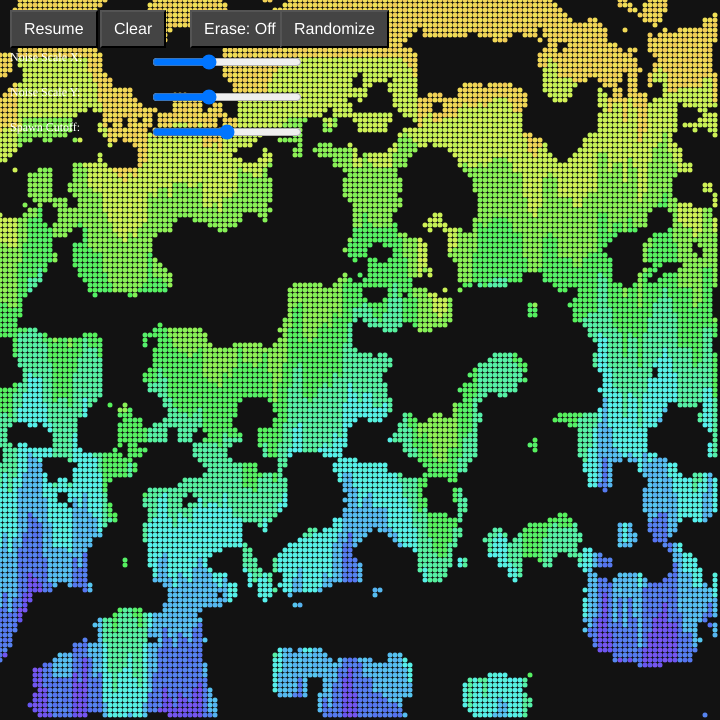
Frame 1 (no input)
Frame 60 (no input): identical to frame 1, image omitted
Frame 120 (the mouse pressed at the canvas centre since frame 60): identical to frame 1, image omitted

The p5.js sketch that drew this single still picture (run headless with seeded random() and noise() and a simulated clock; from frame 60 on, the mouse is pressed at the canvas centre):

// p5.js sketch
// ── sketch.js
let grid;
let stepSize = 1;
let paused = true; // start paused
let res = 5;
let pauseButton, clearButton;
let eraseButton;
let eraseMode = false;
let sliderScaleX, sliderScaleY, sliderCutoff;

class Grid {
  constructor(_res) {
    this.res = _res;
    this.w = Math.floor(width / this.res);
    this.h = Math.floor(height / this.res);
    this.cells = Array.from({ length: this.w }, () => Array(this.h).fill(false));
  }

  clear() {
    this.cells = Array.from({ length: this.w }, () => Array(this.h).fill(false));
  }

  randomize(scaleX = 0.08, scaleY = 0.08, cutoff = 0.5) {
    // use Perlin noise for natural clumping and voids
    for (let i = 0; i < this.w; i++) {
      for (let j = 0; j < this.h; j++) {
        const noiseVal = noise(i * scaleX, j * scaleY);
        this.cells[i][j] = noiseVal < cutoff;
      }
    }
  }

  createParticle(x, y) {
    const i = Math.floor(x / this.res);
    const j = Math.floor(y / this.res);
    if (i >= 0 && i < this.w && j >= 0 && j < this.h) this.cells[i][j] = true;
  }

  removeParticle(x, y) {
    const i = Math.floor(x / this.res);
    const j = Math.floor(y / this.res);
    if (i >= 0 && i < this.w && j >= 0 && j < this.h) this.cells[i][j] = false;
  }

  update(step) {
    const newCells = Array.from({ length: this.w }, () => Array(this.h).fill(false));
    // ground
    for (let i = 0; i < this.w; i++) {
      newCells[i][this.h - 1] = true;
    }
    for (let j = 0; j < this.h - 1; j++) {
      for (let i = 0; i < this.w; i++) {
        if (this.cells[i][j]) {
          // if space below is free, fall straight down
          if (!this.cells[i][j + 1]) {
            newCells[i][j + 1] = true;
          } else {
            // try down-left / down-right if available
            const leftAvailable = i > 0 && !this.cells[i - 1][j + 1];
            const rightAvailable = i < this.w - 1 && !this.cells[i + 1][j + 1];

            if (leftAvailable && rightAvailable) {
              if (Math.random() < 0.5) newCells[i - 1][j + 1] = true;
              else newCells[i + 1][j + 1] = true;
            } else if (leftAvailable) {
              newCells[i - 1][j + 1] = true;
            } else if (rightAvailable) {
              newCells[i + 1][j + 1] = true;
            } else {
              // nowhere to go, stay
              newCells[i][j] = true;
            }
          }
        }
      }
    }

    this.cells = newCells;
  }

  draw() {
    // compute pressure per column as we sweep top->bottom
    const colCounts = Array(this.w).fill(0);
    strokeWeight(this.res);

    for (let j = 0; j < this.h; j++) {
      for (let i = 0; i < this.w; i++) {
        if (this.cells[i][j]) {
          const pressure = colCounts[i]; // number of particles above
          const pNorm = this.h > 1 ? pressure / (this.h - 1) : 0;
          // HSL: keep saturation and lightness fixed, vary hue in discrete layers (avoid red)
          const layers = 12; // number of colored layers
          const layer = Math.min(layers - 1, Math.floor(pNorm * layers));
          const hueStep = 300 / layers; // span 50-350 to avoid red (0-15)
          const jitter = ((i * 97 + j * 131) % 9) - 4; // small deterministic jitter
          const baseHue = 50; // start at yellow-green, avoid red
          const h = Math.round(baseHue + layer * hueStep + jitter); // no wrap, stays in 50-350 range
          const s = 84; // fixed saturation for aesthetic
          const l = 64; // brighter lightness for dark background
          stroke(`hsl(${h}, ${s}%, ${l}%)`);
          point(i * this.res, j * this.res);
          colCounts[i]++;
        }
      }
    }
  }
}

function setup() {
  createCanvas(720, 720);
  pixelDensity(1);
  grid = new Grid(res);
  // mobile-friendly controls
  pauseButton = createButton('Pause');
  pauseButton.mousePressed(() => {
    paused = !paused;
    pauseButton.html(paused ? 'Resume' : 'Pause');
  });
  pauseButton.style('font-size', '16px');
  pauseButton.style('padding', '8px 12px');
  pauseButton.position(10, 10);

  clearButton = createButton('Clear');
  clearButton.mousePressed(() => grid.clear());
  clearButton.style('font-size', '16px');
  clearButton.style('padding', '8px 12px');
  clearButton.position(100, 10);
  clearButton.style('color', '#fff');
  clearButton.style('background-color', '#444');
  // erase toggle for mobile/desktop
  eraseButton = createButton('Erase: Off');
  eraseButton.mousePressed(() => {
    eraseMode = !eraseMode;
    eraseButton.html(eraseMode ? 'Erase: On' : 'Erase: Off');
  });
  eraseButton.style('font-size', '16px');
  eraseButton.style('padding', '8px 12px');
  eraseButton.position(190, 10);
  eraseButton.style('color', '#fff');
  eraseButton.style('background-color', '#444');

  // randomize button
  const randomButton = createButton('Randomize');
  randomButton.mousePressed(() => {
    grid.randomize(sliderScaleX.value(), sliderScaleY.value(), sliderCutoff.value());
  });
  randomButton.style('font-size', '16px');
  randomButton.style('padding', '8px 12px');
  randomButton.position(280, 10);
  randomButton.style('color', '#fff');
  randomButton.style('background-color', '#444');

  // style pause button for dark background
  pauseButton.style('color', '#fff');
  pauseButton.style('background-color', '#444');
  pauseButton.html('Resume'); // reflect initial paused state

  // sliders for noise parameters
  createDiv('Noise Scale X:').position(10, 50).style('color', '#fff').style('font-size', '12px');
  sliderScaleX = createSlider(0.01, 0.2, 0.08, 0.01);
  sliderScaleX.position(150, 52).style('width', '150px');

  createDiv('Noise Scale Y:').position(10, 85).style('color', '#fff').style('font-size', '12px');
  sliderScaleY = createSlider(0.01, 0.2, 0.08, 0.01);
  sliderScaleY.position(150, 87).style('width', '150px');

  createDiv('Spawn Cutoff:').position(10, 120).style('color', '#fff').style('font-size', '12px');
  sliderCutoff = createSlider(0, 1, 0.5, 0.01);
  sliderCutoff.position(150, 122).style('width', '150px');

  // initialize with current slider values
  grid.randomize(sliderScaleX.value(), sliderScaleY.value(), sliderCutoff.value());
}

function draw() {
  // dark background for contrast
  background(18);
  const dT = deltaTime / 1000;
  const step = paused ? 0 : stepSize * dT;

  if (mouseIsPressed) {
    if (eraseMode) grid.removeParticle(mouseX, mouseY);
    else grid.createParticle(mouseX, mouseY);
  }

  if (!paused) {
    grid.update(step);
  }
  // always render so pause still displays contents
  grid.draw();
}

function keyPressed() {
  if (key === ' ') {
    paused = !paused;
    if (pauseButton) pauseButton.html(paused ? 'Resume' : 'Pause');
  }
}

function touchStarted() {
  // touchX/touchY may not be defined in some contexts; fall back to touches[] or mouseX
  let tx = (typeof touchX !== 'undefined') ? touchX : (touches && touches.length ? touches[0].x : mouseX);
  let ty = (typeof touchY !== 'undefined') ? touchY : (touches && touches.length ? touches[0].y : mouseY);
  if (eraseMode) grid.removeParticle(tx, ty);
  else grid.createParticle(tx, ty);
  return false;
}

function touchMoved() {
  let tx = (typeof touchX !== 'undefined') ? touchX : (touches && touches.length ? touches[0].x : mouseX);
  let ty = (typeof touchY !== 'undefined') ? touchY : (touches && touches.length ? touches[0].y : mouseY);
  if (eraseMode) grid.removeParticle(tx, ty);
  else grid.createParticle(tx, ty);
  return false;
}
